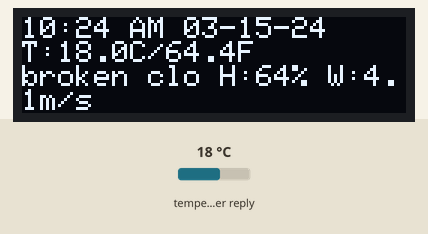
Recording of a sketch running on a simulated ESP32. Parts: 128×32 one-colour display. The test bench sets the inputs (shaded band); at power-on: temperature in the weather reply 18 °C. WiFi joins after 1.5 s; servers stay silent unless stated; uploads are accepted with an empty reply; the local clock reads 2024-03-15 10:24:30 at power-on unless the sketch sets it; web services answer with replies made up by the test bench; what the sketch prints to the serial monitor is not drawn.

Above: at 3.4 s.
At 30.2 s:
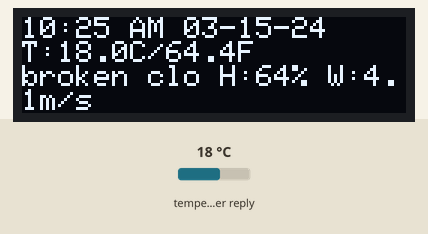
At 90.1 s:
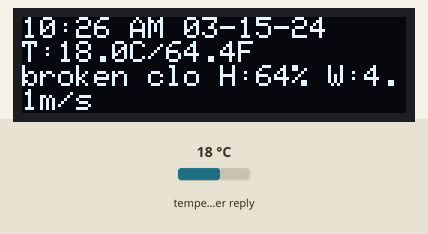

The sketch:

basic-finance-clock.ino
```cpp
#include <WiFi.h>
#include <HTTPClient.h>
#include <ArduinoJson.h>
#include <time.h>
#include <Wire.h>
#include <Adafruit_GFX.h>
#include <Adafruit_SSD1306.h>

// —— User Config —— //
const char* ssid       = "emeraldcity";
const char* password   = "spacemonkeys";
const char* city       = "Taos";
const char* country    = "US";
const char* owmKey     = "YOUR WEATHER KEY";
const char* avKey      = "YOUR AV API KEY";
const char* ntpServer  = "pool.ntp.org";
const char* timezone   = "MST7MDT"; // Mountain Standard/Daylight

// —— Intervals —— //
const unsigned long WEATHER_INTERVAL = 10UL * 60UL * 1000UL;  // 10 min
const unsigned long NTP_INTERVAL     = 30UL * 60UL * 1000UL;  // 30 min
const unsigned long STOCK_INTERVAL   =      60UL * 1000UL;   // 1 min

// —— OLED config —— //
#define SCREEN_WIDTH 128
#define SCREEN_HEIGHT 32
#define OLED_RESET    -1
Adafruit_SSD1306 display(SCREEN_WIDTH, SCREEN_HEIGHT, &Wire, OLED_RESET);

// —— State —— //
unsigned long lastWeather = 0, lastNTP = 0, lastStock = 0;
float   tempC=0, tempF=0;
int     humidity=0;
float   windSpeed=0;
String  weatherDesc="";
String  scrollText="";
int16_t scrollX=0, scrollW=0;

// Stock symbols
const char* symbols[] = { "AAPL", "GOOGL", "MSFT", "AMZN" };
const uint8_t symbolCount = sizeof(symbols)/sizeof(symbols[0]);

// ── Prototypes ───────────────────────────────────
void connectWiFi();
bool syncTime();
void fetchWeather();
void fetchStocks();
void drawDisplay();

void setup() {
  Serial.begin(115200);
  Wire.begin();
  // OLED init
  if (!display.begin(SSD1306_SWITCHCAPVCC, 0x3C)) {
    Serial.println("[ERROR] OLED init failed");
    while (1);
  }
  display.clearDisplay();
  connectWiFi();
  syncTime();           // initial sync
  fetchWeather();       // immediate weather
  fetchStocks();        // immediate stocks
}

void loop() {
  unsigned long now = millis();
  if (now - lastNTP   > NTP_INTERVAL)   syncTime();
  if (now - lastWeather > WEATHER_INTERVAL) fetchWeather();
  if (now - lastStock   > STOCK_INTERVAL)   fetchStocks();
  drawDisplay();
  delay(100);
}

// ── Wi‑Fi & NTP ─────────────────────────────────
void connectWiFi() {
  WiFi.mode(WIFI_STA);
  WiFi.begin(ssid, password);
  Serial.printf("WiFi connecting \"%s\"…\n", ssid);
  unsigned long start = millis();
  while (WiFi.status() != WL_CONNECTED && millis()-start < 10000) {
    delay(500);
    Serial.print('.');
  }
  if (WiFi.status()==WL_CONNECTED) {
    Serial.printf("\nWiFi up, IP=%s\n", WiFi.localIP().toString().c_str());
  } else {
    Serial.println("\nWiFi failed");
  }
}

bool syncTime() {
  Serial.println("Syncing NTP…");
  configTzTime(timezone, ntpServer);
  struct tm tm;
  int retries=0;
  while (!getLocalTime(&tm) && retries<3) {
    Serial.println("  retry NTP");
    delay(2000);
    retries++;
  }
  lastNTP = millis();
  return retries<3;
}

// ── Fetch Weather ─────────────────────────────────
void fetchWeather() {
  if (WiFi.status()!=WL_CONNECTED) return;
  String url = String("http://api.openweathermap.org/data/2.5/weather?q=")
             + city + "," + country
             + "&units=metric&appid=" + owmKey;
  HTTPClient http; http.begin(url);
  int code = http.GET();
  if (code==HTTP_CODE_OK) {
    String body = http.getString();
    DynamicJsonDocument doc(4096);
    if (!deserializeJson(doc, body)) {
      tempC     = doc["main"]["temp"].as<float>();
      tempF     = tempC * 9/5 + 32;
      humidity  = doc["main"]["humidity"].as<int>();
      windSpeed = doc["wind"]["speed"].as<float>();
      weatherDesc = String((const char*)doc["weather"][0]["description"]).substring(0,10);
      Serial.println("Weather updated");
    }
  }
  http.end();
  lastWeather = millis();
}

// ── Fetch Stocks & Prepare Scroll ────────────────
void fetchStocks() {
  if (WiFi.status()!=WL_CONNECTED) return;
  scrollText = "";
  for (uint8_t i=0; i<symbolCount; i++) {
    const char* s = symbols[i];
    String url = String("https://www.alphavantage.co/query?function=GLOBAL_QUOTE&symbol=")
               + s + "&apikey=" + avKey;
    HTTPClient http; http.begin(url);
    int code = http.GET();
    if (code==HTTP_CODE_OK) {
      String body = http.getString();
      DynamicJsonDocument doc(512);
      if (!deserializeJson(doc, body)) {
        const char* p = doc["Global Quote"]["05. price"] | "---";
        scrollText += String(s) + ":$" + p + "   ";
      }
    }
    http.end();
    delay(200);
  }
  // compute scroll width
  int16_t x1,y1; uint16_t w,h;
  display.setTextSize(1);
  display.getTextBounds(scrollText, 0, 0, &x1, &y1, &w, &h);
  scrollW = w;
  scrollX = SCREEN_WIDTH;
  lastStock = millis();
}

// ── Draw All Lines ───────────────────────────────
void drawDisplay() {
  display.clearDisplay();
  display.setTextColor(SSD1306_WHITE);
  display.setTextSize(1);

  // Line 1: Time & Date
  struct tm tm;
  char buf1[20];
  if (getLocalTime(&tm)) {
    strftime(buf1, sizeof(buf1), "%I:%M %p %m-%d-%y", &tm);
  } else strcpy(buf1, "Time N/A");
  display.setCursor(0,0);
  display.print(buf1);

  // Line 2: Temp C & F
  display.setCursor(0,8);
  display.printf("T:%.1fC/%.1fF", tempC, tempF);

  // Line 3: Weather | Humidity | Wind
  display.setCursor(0,16);
  display.printf("%s H:%d%% W:%.1fm/s",
                 weatherDesc.c_str(), humidity, windSpeed);

  // Line 4: Scrolling Finance
  display.setCursor(scrollX, 24);
  display.print(scrollText);
  scrollX--;
  if (scrollX < -scrollW) scrollX = SCREEN_WIDTH;

  display.display();
}
```

Measured:
- what the display in image 0 shows lasts 26.8 s, from 3.3 s to 30.1 s
- what the display in image 1 shows lasts 60.0 s, from 30.1 s to 90.1 s
